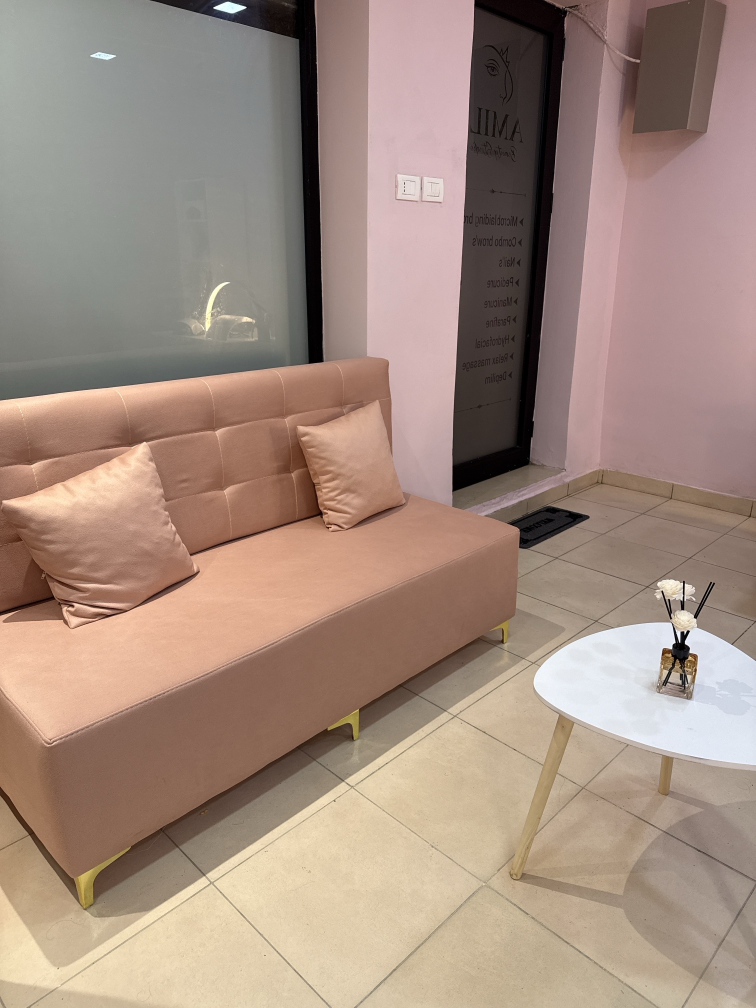
#> input picture video/amili/photos/03_lounge_sofa.jpg, 1512 x 2016 px, found by its file name (shown at 1/2 size)
$ python -i make_film.py   (imports and definitions only)
#> lines starting #> are read from the running program, lines starting #| are printed output that depends on the picture
"""
AMILI Beauty Studio — luxury cinematic film built from the studio's own photographs.

Every frame is the original photograph: the camera is a virtual one that moves over
each image with sub-pixel Lanczos sampling (push-ins, tracks, tilts), with a
filmic grade, soft halation on the practical lights, vignette and fine grain.
Nothing is generated or invented inside the pictures.

usage:
  python3 make_film.py preview OUTDIR      # contact sheet of first/last frame of every shot
  python3 make_film.py render  OUT.mp4 AUDIO.wav
"""
import math
import os
import subprocess
import sys

import cv2
import numpy as np
from PIL import Image, ImageDraw, ImageFont

HERE = os.path.dirname(os.path.abspath(__file__))
W, H, FPS = 1080, 1920, 30
DUR = 42.0
RNG = np.random.default_rng(7)


def P(name):
    return os.path.join(HERE, "photos", name)


# ----------------------------------------------------------------------------- shots
# a / b = virtual camera at start / end: (centre x, centre y, viewport height) in source px
# source photographs are 1512 x 2016.
SHOTS = [
    # 1. Arrival — the reed diffuser and blush sofa: scent, softness, calm.
    dict(img="03_lounge_sofa.jpg", t0=0.0, t1=5.2, a=(1150, 1290, 1350), b=(1215, 1270, 1120)),
    # 2. Reveal — through the curtains into the treatment room.
    dict(img="02_room_through_curtains.jpg", t0=4.4, t1=9.8, a=(760, 1010, 2016), b=(700, 960, 1660)),
    # 3. The treatment room — slow lateral track across the wall.
    dict(img="01_treatment_room.jpg", t0=9.0, t1=14.4, a=(560, 1150, 1780), b=(960, 1080, 1700)),
    # 4. Detail — the bed under the magnifier lamp, tilting down its length.
    dict(img="07_bed_detail.jpg", t0=13.6, t1=18.2, a=(720, 820, 1500), b=(820, 1240, 1440)),
    # 5. Precision — permanent make-up instruments and pigments.
    dict(img="08_pmu_cart.jpg", t0=17.4, t1=21.6, a=(820, 760, 1050), b=(900, 790, 900)),
    # 6. The nail atelier — push toward the halo lamp.
    dict(img="04_nail_desk.jpg", t0=20.8, t1=26.2, a=(760, 1010, 2016), b=(640, 960, 1600)),
    # 7. Overhead — the pair of shell chairs, rising to the lamp.
    dict(img="05_nail_desk_top.jpg", t0=25.4, t1=30.4, a=(760, 1150, 1760), b=(760, 880, 1560)),
    # 8. Signature — the entrance and the AMILI mark on the glass.
    dict(img="06_entrance_logo.jpg", t0=29.6, t1=DUR, a=(620, 1080, 1950), b=(1240, 520, 1150)),
]
XF = 0.8  # cross-dissolve length (shots overlap by this much)


# [4 lines left out: function ease, not called in this run]


# ----------------------------------------------------------------------------- grade
def grade(img):
    """Filmic grade on a float32 RGB image (0..1). Static per photo, so done once."""
    x = img.astype(np.float32) / 255.0
    # gentle clarity
    blur = cv2.GaussianBlur(x, (0, 0), 2.2)
    x = np.clip(x + 0.35 * (x - blur), 0, 1)
    # white balance: a touch warmer, creamier whites
    x = x * np.array([1.015, 1.0, 0.965], np.float32)
    # black point / white point
    x = np.clip((x - 0.035) / (0.985 - 0.035), 0, 1)
    # S-curve for rich contrast and deep shadows
    s = x * x * (3 - 2 * x)
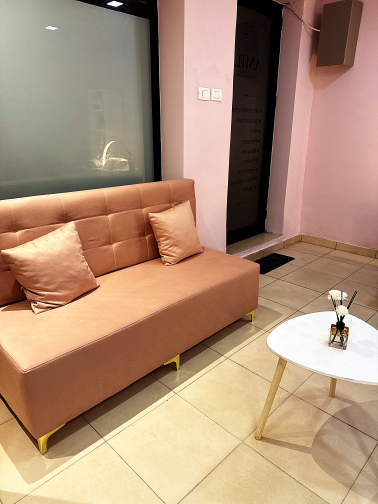
#> s: shape (2016, 1512, 3) float32 (shown at 1/4 size); mean R, G, B 0.687, 0.563, 0.468
    x = x + 0.42 * (s - x)
    x = np.power(np.clip(x, 0, 1), 1.06)
    # saturation: slightly restrained, more elegant than the phone's punchy rendering
    lum = (x * np.array([0.2126, 0.7152, 0.0722], np.float32)).sum(2, keepdims=True)
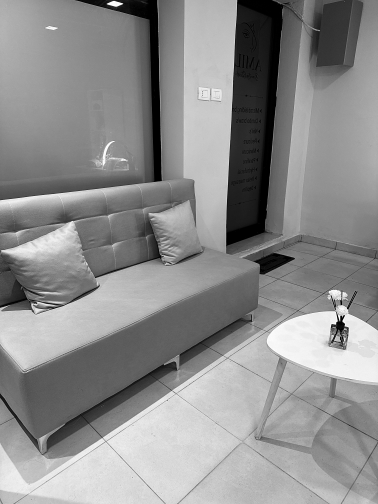
#> lum: shape (2016, 1512, 1) float32 (shown at 1/4 size); min 0, max 0.999, mean 0.553
    x = lum + (x - lum) * 0.88
    # split tone: warm-umber shadows, champagne highlights
    sh = (1 - lum) ** 3
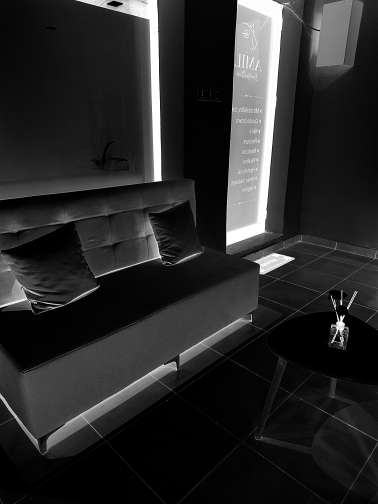
#> sh: shape (2016, 1512, 1) float32 (shown at 1/4 size); min 9.3e-10, max 1, mean 0.16
    hi = lum ** 3
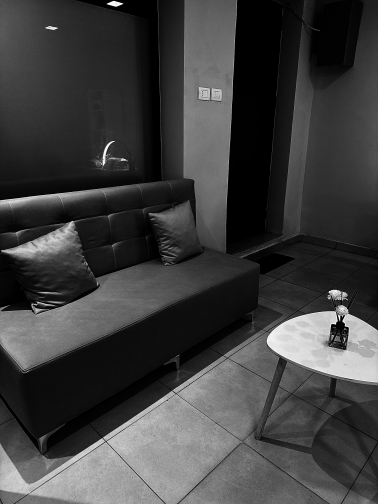
#> hi: shape (2016, 1512, 1) float32 (shown at 1/4 size); min 0, max 0.997, mean 0.246
    x = x + sh * np.array([0.012, 0.0, -0.006], np.float32) + hi * np.array([0.012, 0.006, -0.012], np.float32)
    # highlight roll-off
    x = np.where(x > 0.82, 0.82 + (x - 0.82) / (1 + (x - 0.82) / 0.2), x)
    # halation: practical lamps bloom softly, warm
    lum = (x * np.array([0.2126, 0.7152, 0.0722], np.float32)).sum(2, keepdims=True)
    bright = np.clip(lum - 0.78, 0, 1) * x
    glow = cv2.GaussianBlur(bright, (0, 0), 28) + 0.6 * cv2.GaussianBlur(bright, (0, 0), 8)
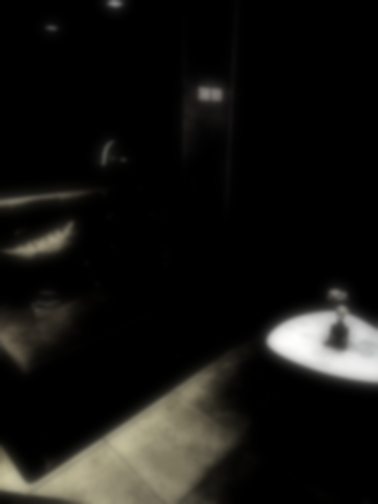
#> glow: shape (2016, 1512, 3) float32 (shown at 1/4 size); mean R, G, B 0.0148, 0.0143, 0.0126; drawn with min black and max white
    x = x + glow * np.array([1.0, 0.86, 0.72], np.float32) * 0.9
    return np.clip(x, 0, 1).astype(np.float32)
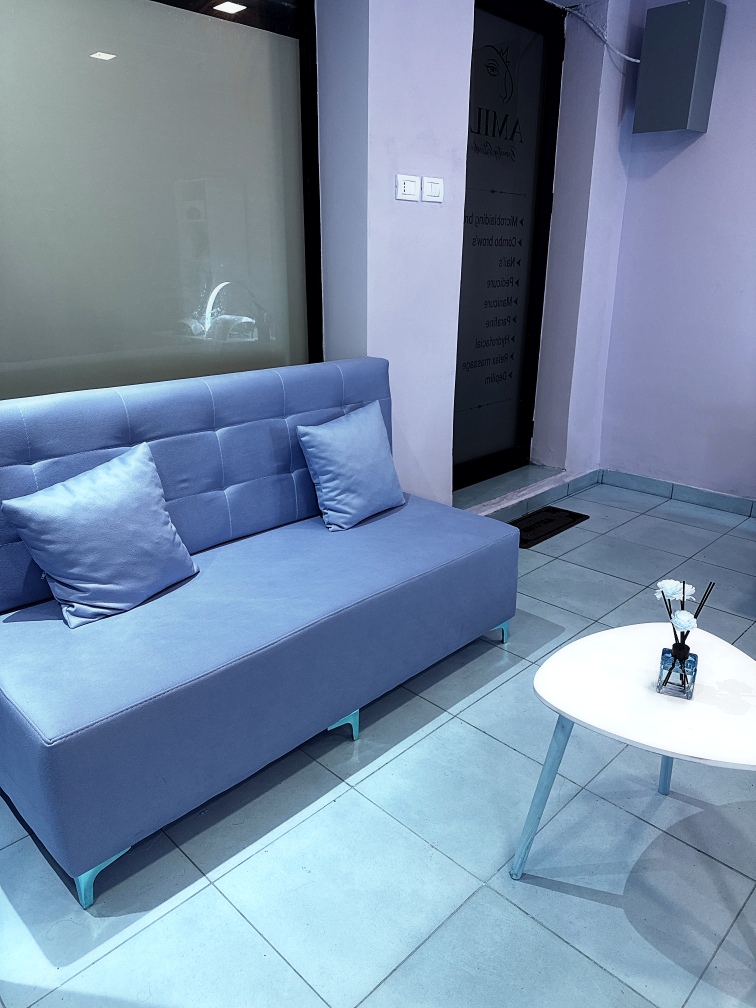
#> returned value: shape (2016, 1512, 3) float32 (shown at 1/2 size); mean of channels 0, 1, 2 0.645, 0.549, 0.467; drawn as B, G, R


_cache = {}


def source(name):
    if name not in _cache:
        im = cv2.cvtColor(cv2.imread(P(name), cv2.IMREAD_COLOR), cv2.COLOR_BGR2RGB)
        _cache[name] = grade(im)
    return _cache[name]


# [23 lines left out: functions camera, shot_frame, not called in this run]


# ----------------------------------------------------------------------------- finish
yy, xx = np.mgrid[0:H, 0:W].astype(np.float32)
r = np.sqrt(((xx - W / 2) / (W / 2)) ** 2 * 0.8 + ((yy - H / 2) / (H / 2)) ** 2)
VIGNETTE = (1 - 0.30 * np.clip(r - 0.35, 0, None) ** 1.6)[..., None].astype(np.float32)
# [1 line not run here, left out]


# [7 lines left out: function finish, not called in this run]


# ----------------------------------------------------------------------------- type
FONT_SERIF = os.path.join(HERE, "fonts", "CormorantGaramond.ttf")
FONT_ITALIC = os.path.join(HERE, "fonts", "CormorantGaramond-Italic.ttf")
FONT_SANS = os.path.join(HERE, "fonts", "Montserrat.ttf")
GOLD = (214, 186, 140)
IVORY = (246, 238, 228)


# [13 lines left out: functions font, tracked, not called in this run]


def smooth(a, b, t):
    p = np.clip((t - a) / (b - a), 0, 1)
    return p * p * (3 - 2 * p)


# [55 lines left out: functions title_layer, frame, not called in this run]


def to8(x):
    return (np.clip(x, 0, 1) * 255 + 0.5).astype(np.uint8)


# [28 lines left out: functions preview, render, not called in this run]


# [5 lines not run here, left out]

>>> result = source('photos/03_lounge_sofa.jpg')

$ run again, on video/amili/photos/05_nail_desk_top.jpg
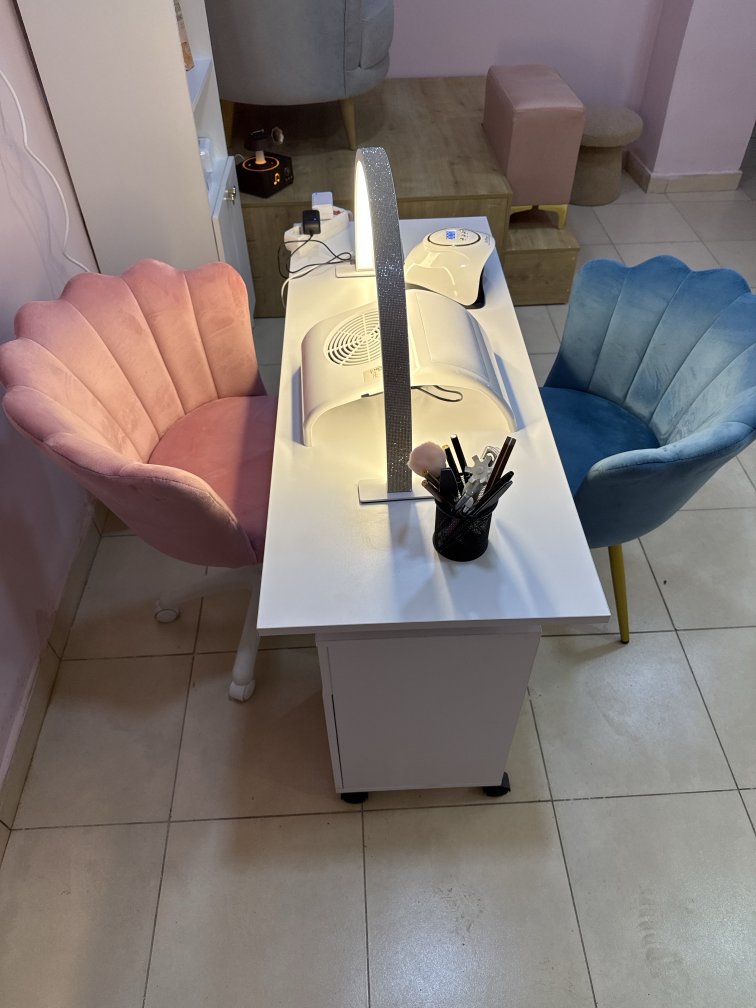
#> input picture video/amili/photos/05_nail_desk_top.jpg, 1512 x 2016 px, found by its file name (shown at 1/2 size)
#> in grade, `sh = (1 - lum) ** 3`:
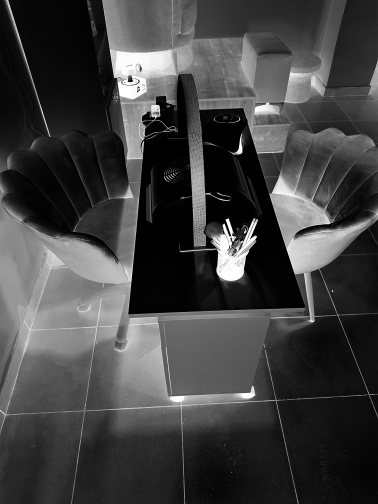
#> sh: shape (2016, 1512, 1) float32 (shown at 1/4 size); min 9.3e-10, max 1, mean 0.257
#> in grade, `hi = lum ** 3`:
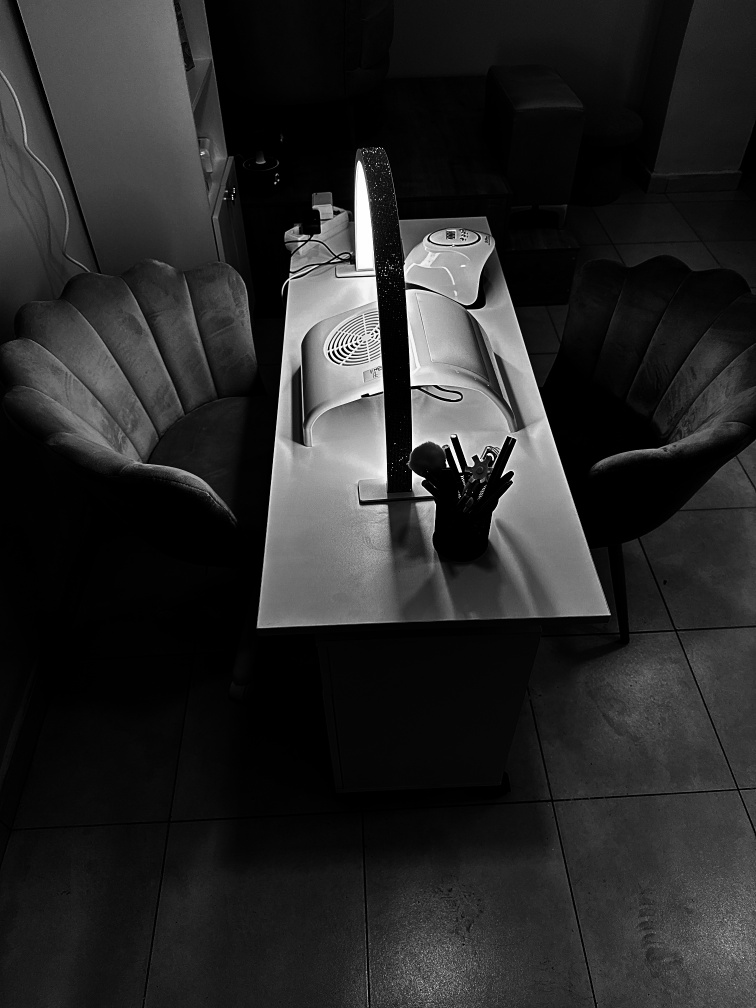
#> hi: shape (2016, 1512, 1) float32 (shown at 1/2 size); min 0, max 0.997, mean 0.159
